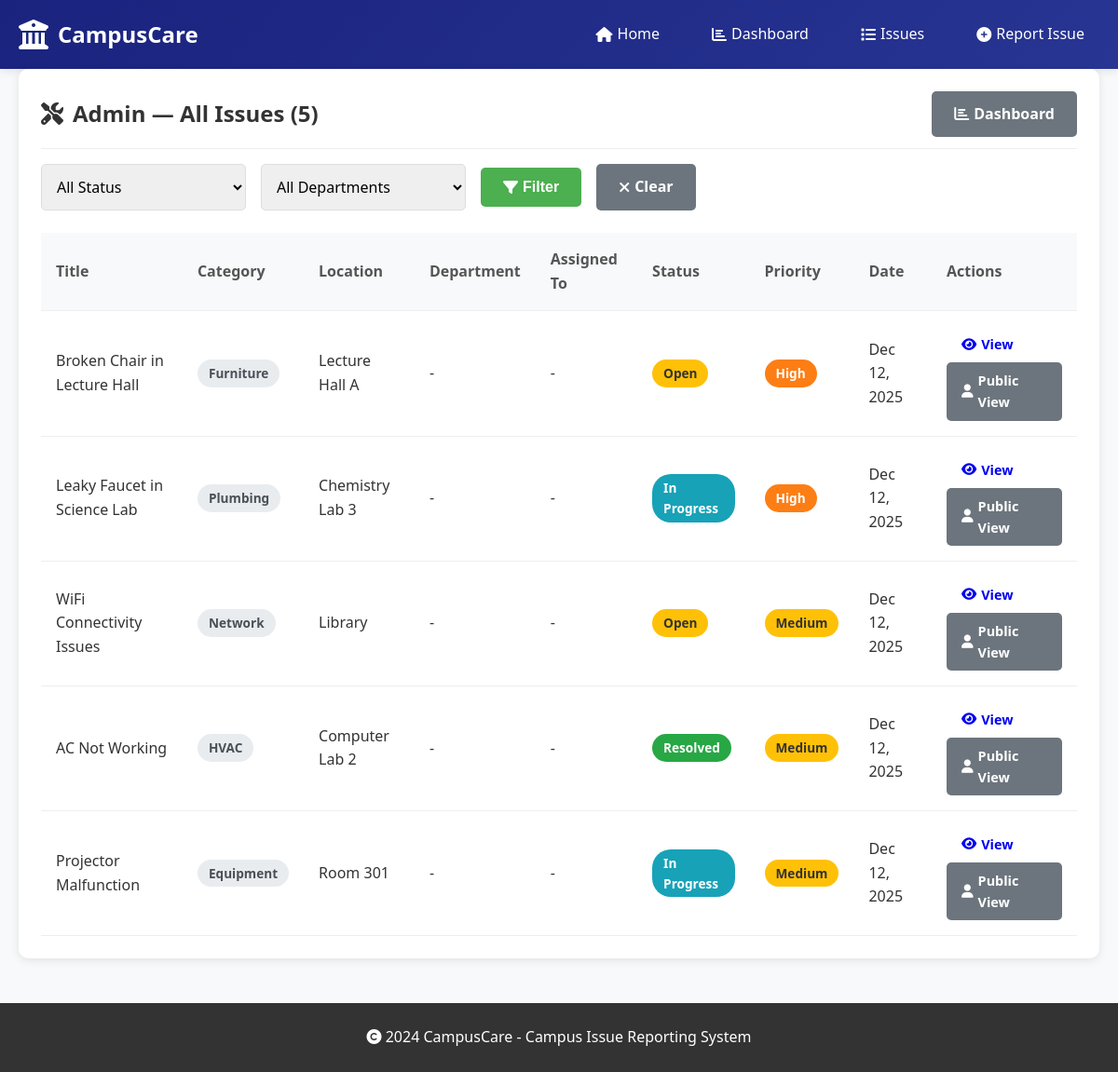
/admin/issues (signed in), run on the app's committed database.
### website/app.py (models this page shows, shortened)
class Issue(db.Model):
    id = db.Column(db.Integer, primary_key=True)
    title = db.Column(db.String(100), nullable=False)
    description = db.Column(db.Text, nullable=False)
    category = db.Column(db.String(50), nullable=False)
    location = db.Column(db.String(100))
    media_url = db.Column(db.String(200))  # For uploaded images/videos
    status = db.Column(db.String(20), default='Open')
    priority = db.Column(db.String(20), default='Medium')
    image_filename = db.Column(db.String(255), nullable=True)
    comments = db.relationship('Comment', backref='issue', lazy=True)
    reported_by = db.Column(db.Integer, db.ForeignKey('user.id'))
    assigned_to = db.Column(db.Integer, db.ForeignKey('user.id'))
    department = db.Column(db.String(50))  # Assigned department
    created_at = db.Column(db.DateTime, default=datetime.utcnow)
    updated_at = db.Column(db.DateTime, default=datetime.utcnow, onupdate=datetime.utcnow)

### website/app.py (the view)
@app.route('/admin/issues')
@login_required
@role_required('admin')
def admin_issues():
    status = request.args.get('status', '')
    department = request.args.get('department', '')
    query = Issue.query
    if status:
        query = query.filter(Issue.status == status)
    if department:
        query = query.filter(Issue.department == department)
    issues = query.order_by(Issue.created_at.desc()).all()
    staff_users = User.query.filter(User.role.in_(['staff', 'maintenance', 'admin'])).all()
    departments = ['Maintenance', 'Electrical', 'Plumbing', 'Network', 'HVAC', 'Cleaning', 'Security', 'Other']
    return render_template('admin_issues.html', issues=issues, staff_users=staff_users, departments=departments, status_filter=status, department_filter=department)

### website/app.py (called while the page is built)
@login_manager.user_loader
def load_user(user_id):
    try:
        return User.query.get(int(user_id))
    except Exception:
        return None

def role_required(role):
    def decorator(f):
        @wraps(f)
        def wrapped(*args, **kwargs):
            if not current_user.is_authenticated or current_user.role != role:
                abort(403)
            return f(*args, **kwargs)
        return wrapped
    return decorator

@app.template_filter('format_date')
def format_date(value):
    if value:
        return value.strftime('%b %d, %Y')
    return ''

@app.template_filter('get_status_color')
def get_status_color(status):
    colors = {
        'Open': 'status-open',
        'In Progress': 'status-in-progress',
        'Resolved': 'status-resolved'
    }
    return colors.get(status, 'status-default')

@app.template_filter('get_priority_color')
def get_priority_color(priority):
    colors = {
        'Low': 'priority-low',
        'Medium': 'priority-medium',
        'High': 'priority-high',
        'Critical': 'priority-critical'
    }
    return colors.get(priority, 'priority-default')

### website/templates/admin_issues.html (shortened to what this page needs)
{% extends "base.html" %}
{% block content %}
<div class="card">
  <div class="card-header">
    <h2><i class="fas fa-tools"></i> Admin — All Issues ({{ issues|length }})</h2>
    <a href="{{ url_for('dashboard') }}" class="btn btn-secondary"><i class="fas fa-chart-bar"></i> Dashboard</a>
  </div>
  <form method="GET" action="{{ url_for('admin_issues') }}" class="filter-form" style="margin-top:1rem;">
    <div class="form-row">
      <select name="status" class="form-select" style="max-width:220px;">
        <option value="">All Status</option>
      </select>
      <select name="department" class="form-select" style="max-width:220px;">
        <option value="">All Departments</option>
      </select>
      <button type="submit" class="btn btn-primary"><i class="fas fa-filter"></i> Filter</button>
      <a href="{{ url_for('admin_issues') }}" class="btn btn-secondary"><i class="fas fa-times"></i> Clear</a>
    </div>
  </form>
  {% if issues %}
  <div class="table-responsive" style="margin-top:1rem;">
    <table class="issues-table">
      <thead>
        <tr>
          <th>Title</th>
          <th>Category</th>
          <th>Location</th>
          <th>Department</th>
          <th>Assigned To</th>
          <th>Status</th>
          <th>Priority</th>
          <th>Date</th>
          <th>Actions</th>
        </tr>
      </thead>
      <tbody>
        {% for issue in issues %}
        <tr>
          <td class="issue-title">{{ issue.title }}</td>
          <td><span class="category-tag">{{ issue.category }}</span></td>
          <td>{{ issue.location }}</td>
          <td>{{ issue.department or '-' }}</td>
          <td>
            {% if issue.assignee %}
              {{ issue.assignee.username }} ({{ issue.assignee.role }})
            {% else %}
              -
            {% endif %}
          </td>
          <td><span class="status-badge {{ issue.status|get_status_color }}">{{ issue.status }}</span></td>
          <td><span class="priority-badge {{ issue.priority|get_priority_color }}">{{ issue.priority }}</span></td>
          <td>{{ issue.created_at|format_date }}</td>
          <td>
            <a href="{{ url_for('admin_view_issue', issue_id=issue.id) }}" class="btn btn-small"><i class="fas fa-eye"></i> View</a>
            <a href="{{ url_for('view_issue', issue_id=issue.id) }}" class="btn btn-small btn-secondary"><i class="fas fa-user"></i> Public View</a>
          </td>
        </tr>
        {% endfor %}
      </tbody>
    </table>
  </div>
  {% else %}
    <div class="empty-state" style="margin-top:1rem;">
      <i class="fas fa-tools fa-3x"></i>
      <h3>No Issues</h3>
      <p>No issues match the filters.</p>
    </div>
  {% endif %}
</div>
{% endblock %}

### website/static/style.css (style rules this page uses)
* { margin: 0; padding: 0; box-sizing: border-box; }
body { font-family: 'Segoe UI', Tahoma, Geneva, Verdana, sans-serif; line-height: 1.6; color: #333; background-color: #f8f9fa; }
.card { background: white; padding: 1.5rem; border-radius: 10px; box-shadow: 0 2px 10px rgba(0,0,0,0.1); margin-bottom: 1.5rem; }
.card-header { display: flex; justify-content: space-between; align-items: center; margin-bottom: 1rem; padding-bottom: 0.75rem; border-bottom: 1px solid #eee; }
.card h1, .card h2 { color: #333; display: flex; align-items: center; gap: 10px; }
.btn { display: inline-flex; align-items: center; gap: 5px; padding: 0.75rem 1.5rem; border-radius: 5px; text-decoration: none; font-weight: 600; transition: all 0.3s; border: none; cursor: pointer; font-size: 1rem; }
.btn-primary { background-color: #4CAF50; color: white; }
.btn-secondary { background-color: #6c757d; color: white; }
.btn-small { padding: 0.5rem 1rem; font-size: 0.9rem; }
.status-badge, .priority-badge, .category-tag { display: inline-block; padding: 0.25rem 0.75rem; border-radius: 20px; font-size: 0.85rem; font-weight: 600; }
.status-open { background: #ffc107; color: #333; }
.status-in-progress { background: #17a2b8; color: white; }
.status-resolved { background: #28a745; color: white; }
.priority-medium { background: #ffc107; color: #333; }
.priority-high { background: #fd7e14; color: white; }
.category-tag { background: #e9ecef; color: #495057; }
.form-input, .form-select, .form-textarea { width: 100%; padding: 0.75rem; border: 1px solid #ddd; border-radius: 5px; font-size: 1rem; font-family: inherit; }
.form-row { display: flex; gap: 1rem; }
.table-responsive { overflow-x: auto; }
.issues-table, .analytics-table { width: 100%; border-collapse: collapse; }
.issues-table th, .issues-table td, .analytics-table th, .analytics-table td { padding: 1rem; text-align: left; border-bottom: 1px solid #eee; }
.issues-table th, .analytics-table th { background-color: #f8f9fa; font-weight: 600; color: #555; }
.issue-title { font-weight: 500; color: #333; }
.filter-form { margin-bottom: 1.5rem; }
.filter-form .form-row { display: flex; gap: 1rem; align-items: center; flex-wrap: wrap; }

### data on the page
Issue: title "Broken Chair in Lecture Hall", category "Furniture", location "Lecture Hall A", department "-", status "Open", priority "High", created_at "Dec 12, 2025"
Issue: title "Leaky Faucet in Science Lab", category "Plumbing", location "Chemistry Lab 3", department "-", status "In Progress", priority "High", created_at "Dec 12, 2025"
Issue: title "WiFi Connectivity Issues", category "Network", location "Library", department "-", status "Open", priority "Medium", created_at "Dec 12, 2025"
Issue: title "AC Not Working", category "HVAC", location "Computer Lab 2", department "-", status "Resolved", priority "Medium", created_at "Dec 12, 2025"
Issue: title "Projector Malfunction", category "Equipment", location "Room 301", department "-", status "In Progress", priority "Medium", created_at "Dec 12, 2025"

### other printed values
{{ issues|length }} "5"
